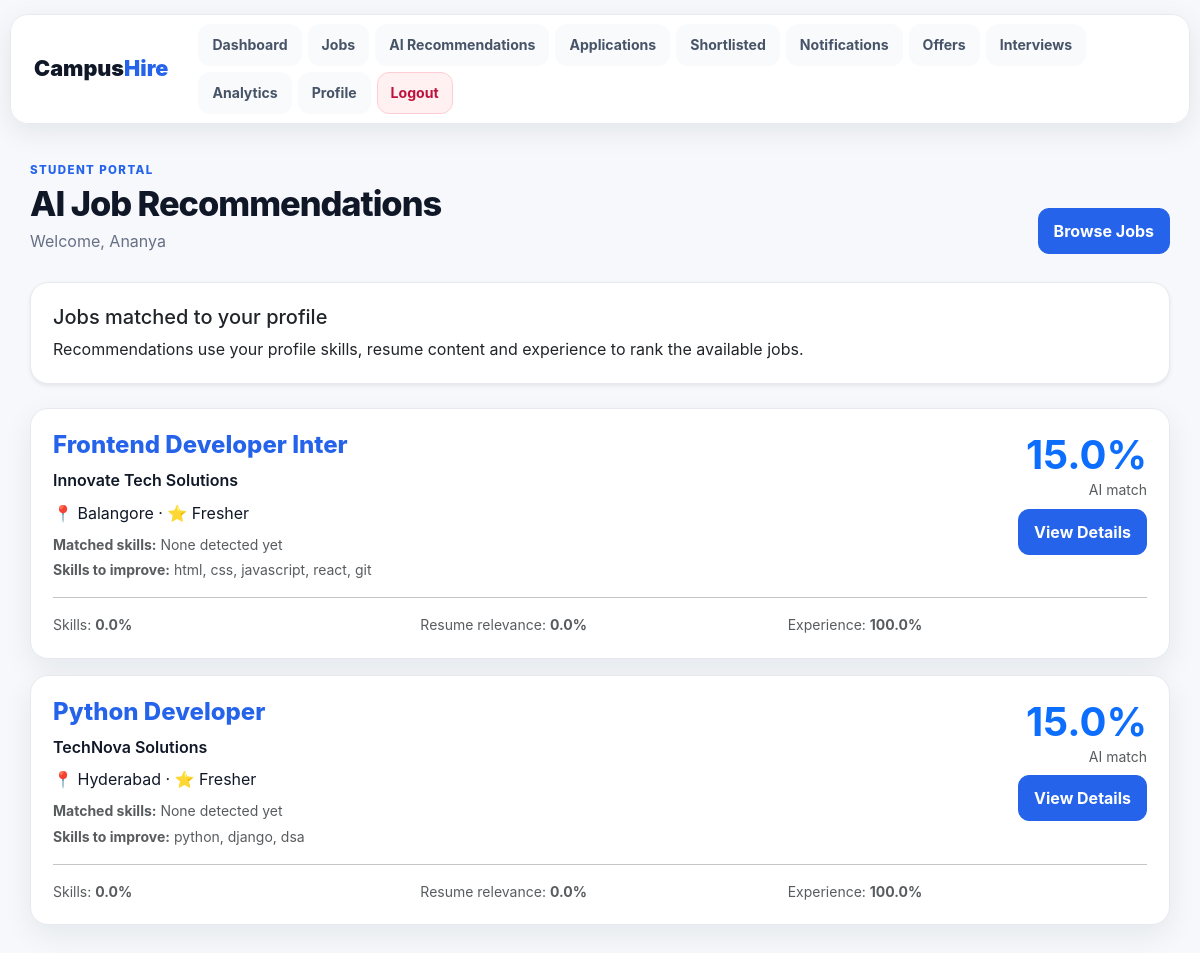
/candidate/ai-recommendations/ (signed in), run on the app's committed database.
### recruiter/models.py (models this page shows, shortened)
class Job(models.Model):
    JOB_TYPES = [
        ("Full-Time", "Full-Time"),
        ("Part-Time", "Part-Time"),
        ("Internship", "Internship"),
        ("Remote", "Remote"),
    ]
    recruiter = models.ForeignKey(
        settings.AUTH_USER_MODEL,
        on_delete=models.CASCADE,
        related_name="posted_jobs",
        null=True,
        blank=True,
    )
    title = models.CharField(max_length=200)
    company = models.CharField(max_length=200)
    location = models.CharField(max_length=100)
    salary = models.CharField(max_length=50)
    job_type = models.CharField(max_length=20, choices=JOB_TYPES)
    experience = models.CharField(max_length=50)
    skills = models.TextField()
    description = models.TextField()
    posted_date = models.DateTimeField(auto_now_add=True)

### candidate/ai_recommendation.py (the view)
# urls.py: path("ai-recommendations/", ai_recommendation.recommendations, name="candidate_ai_recommendations"),
@login_required
def recommendations(request):
    try:
        candidate = CandidateProfile.objects.get(user=request.user)
    except CandidateProfile.DoesNotExist:
        candidate = CandidateProfile.objects.create(user=request.user)
    applied_job_ids = JobApplication.objects.filter(candidate=candidate).values_list("job_id", flat=True)
    jobs = Job.objects.exclude(id__in=applied_job_ids).order_by("-posted_date")
    ranked = [_recommendation(candidate, job) for job in jobs]
    ranked.sort(key=lambda item: (-item["score"], -item["skill_score"], -item["job"].posted_date.timestamp()))
    return render(request, "candidate/ai_recommendations.html", {
        "recommendations": ranked[:20],
        "candidate": candidate,
    })

### candidate/ai_recommendation.py (called while the page is built, shortened)
def _tokens(value):
    return set(re.findall(r"[a-z0-9+#.]+", (value or "").lower()))

def _skill_list(value):
    if not value:
        return []
    return [s.strip().lower() for s in re.split(r"[,;|\n]", str(value)) if s.strip()]

def _normalise_skill(value):
    return re.sub(r"[^a-z0-9+#]", "", str(value).lower())

def _skill_match(candidate_skills, job_skills, resume_text=""):
    candidate_values = []
    for skill in candidate_skills:
        candidate_values.extend([_normalise_skill(skill), skill.lower()])
    resume_tokens = _tokens(resume_text)
    matched = []
    missing = []
    for required in _skill_list(job_skills):
        req_norm = _normalise_skill(required)
        req_words = _tokens(required)
        found = req_norm in candidate_values or required in candidate_values
        if not found and req_words:
            found = req_words.issubset(resume_tokens)
        if found:
            matched.append(required)
        else:
            missing.append(required)
    percentage = (len(matched) / len(matched + missing) * 100) if matched or missing else 0
    return matched, missing, round(percentage, 1)

def _text_similarity(left, right):
    left_tokens = _tokens(left)
    right_tokens = _tokens(right)
    if not left_tokens or not right_tokens:
        return 0.0

def _required_years(value):
    text = str(value or "").lower()
    numbers = [float(n) for n in re.findall(r"\d+(?:\.\d+)?", text)]
    return min(numbers) if numbers else 0.0

def _experience_score(candidate_years, required_years):
    candidate_years = float(candidate_years or 0)
    required_years = float(required_years or 0)
    if required_years <= 0:
        return 100.0
    if candidate_years >= required_years:
        return 100.0
    return round(max(0.0, candidate_years / required_years * 100), 1)

### candidate/templates/candidate/ai_recommendations.html (shortened to what this page needs)
{% extends 'candidate/base.html' %}
{% block page_title %}AI Job Recommendations{% endblock %}
{% block content %}
<div class="card shadow-sm mb-4">
    <div class="card-body">
        <h5 class="mb-2">Jobs matched to your profile</h5>
        <p class="text-muted-soft mb-0">Recommendations use your profile skills, resume content and experience to rank the available jobs.</p>
    </div>
</div>
{% if recommendations %}
    {% for item in recommendations %}
    <div class="job-card mb-3">
        <div class="d-flex justify-content-between align-items-start gap-3 flex-wrap">
            <div style="flex:1;">
                <h4 style="margin-bottom:4px; color:var(--primary);">{{ item.job.title }}</h4>
                <p style="margin:8px 0; font-weight:600;">{{ item.job.company }}</p>
                <p class="text-muted-soft mb-2">📍 {{ item.job.location }} · ⭐ {{ item.job.experience }}</p>
                <div class="small text-muted">
                    <strong>Matched skills:</strong>
                    {% if item.matched_skills %}{{ item.matched_skills|join:", " }}{% else %}None detected yet{% endif %}
                </div>
                {% if item.missing_skills %}
                <div class="small text-muted mt-1"><strong>Skills to improve:</strong> {{ item.missing_skills|join:", " }}</div>
                {% endif %}
            </div>
            <div class="text-end">
                <div class="display-6 fw-bold text-primary">{{ item.score }}%</div>
                <div class="small text-muted">AI match</div>
                <a href="{% url 'candidate_job_detail' item.job.id %}" class="btn btn-primary mt-2">View Details</a>
            </div>
        </div>
        <hr>
        <div class="row g-2 small text-muted">
            <div class="col-md-4">Skills: <strong>{{ item.skill_score }}%</strong></div>
            <div class="col-md-4">Resume relevance: <strong>{{ item.text_score }}%</strong></div>
            <div class="col-md-4">Experience: <strong>{{ item.experience_score }}%</strong></div>
        </div>
    </div>
    {% endfor %}
{% else %}
    <div class="card border-0" style="background:rgba(37,99,235,.05);padding:48px;text-align:center;">
        <h4 style="color:var(--muted);">No recommendations yet</h4>
        <p class="text-muted-soft mb-0">Add skills or upload a resume, then return here to get job recommendations.</p>
    </div>
{% endif %}
{% endblock %}

### candidate/templates/candidate/base.html (shortened to what this page needs)
{% load static %}
<!DOCTYPE html>
<html lang="en">
<head>
    <link href="https://cdn.jsdelivr.net/npm/bootstrap@5.3.3/dist/css/bootstrap.min.css" rel="stylesheet">
    <link rel="stylesheet" href="{% static 'style.css' %}">
</head>
<body>
<nav class="portal-nav">
    <a class="brand" href="{% url 'candidate_dashboard' %}">Campus<span>Hire</span></a>
    <div class="nav-pills">
        <a href="{% url 'candidate_dashboard' %}">Dashboard</a>
        <a href="{% url 'candidate_jobs' %}">Jobs</a>
        <a href="{% url 'candidate_ai_recommendations' %}">AI Recommendations</a>
        <a href="{% url 'applications' %}">Applications</a>
        <a href="{% url 'shortlisted' %}">Shortlisted</a>
        <a href="{% url 'notifications' %}">Notifications</a>
        <a href="{% url 'offers' %}">Offers</a>
        <a href="{% url 'interviews' %}">Interviews</a>
        <a href="{% url 'candidate_analytics' %}">Analytics</a>
        <a href="{% url 'candidate_profile' %}">Profile</a>
        <a class="nav-logout" href="{% url 'candidate_logout' %}">Logout</a>
    </div>
</nav>
<main class="portal-main">
    <div class="page-heading">
        <div>
            <div class="eyebrow">STUDENT PORTAL</div>
            <h1>{% block page_title %}Dashboard{% endblock %}</h1>
            <p>Welcome, {{ request.user.first_name|default:request.user.username }}</p>
        </div>
        <a class="btn btn-primary" href="{% url 'candidate_jobs' %}">Browse Jobs</a>
    </div>
    {% block content %}{% endblock %}
</main>
</body>
</html>

### static/style.css (style rules this page uses)
:root { --ink:#101828;--muted:#667085;--line:#e4e7ec;--page:#f6f8fb;--panel:#fff;--primary:#2563eb;--primary-dark:#1d4ed8;--green:#0f9f6e;--red:#dc3545;--amber:#d97706;--shadow:0 10px 30px rgba(16,24,40,.07) }
* { box-sizing:border-box }
body { margin:0;background:var(--page);color:var(--ink);font-family:Inter,-apple-system,BlinkMacSystemFont,"Segoe UI",sans-serif;line-height:1.55 }
.portal-nav { position:sticky;top:14px;z-index:50;max-width:1180px;margin:14px auto 0;padding:10px 12px;display:flex;align-items:center;justify-content:space-between;gap:18px;background:rgba(255,255,255,.94);border:1px solid var(--line);border-radius:18px;box-shadow:0 8px 28px rgba(16,24,40,.08);backdrop-filter:blur(12px) }
.brand { font-weight:900;font-size:1.35rem;text-decoration:none;color:var(--ink);padding:8px 12px }
.brand span { color:var(--primary) }
.nav-pills { display:flex;align-items:center;gap:6px;flex-wrap:wrap }
.nav-pills a { color:#475467;text-decoration:none;font-size:.88rem;font-weight:650;padding:9px 13px;border-radius:12px;transition:.2s }
.nav-pills .nav-logout { background:#fff1f2;color:#be123c }
.portal-main { max-width:1180px;margin:0 auto;padding:38px 20px 60px }
.page-heading { display:flex;justify-content:space-between;align-items:end;gap:20px;margin-bottom:28px }
.page-heading h1 { font-size:2.15rem;margin:4px 0 4px;font-weight:850;letter-spacing:-.03em }
.page-heading p { margin:0;color:var(--muted) }
.eyebrow { font-size:.72rem;font-weight:800;letter-spacing:.12em;color:var(--primary) }
.card,.portal-card { background:var(--panel);border:1px solid var(--line);border-radius:18px;box-shadow:var(--shadow) }
.card-body { padding:22px }
.btn { border-radius:11px;padding:10px 15px;font-weight:700 }
.btn-primary { background:var(--primary);border-color:var(--primary) }
.job-card { background:#fff;border:1px solid var(--line);border-radius:18px;padding:22px;box-shadow:var(--shadow);height:100%;transition:.2s }
.job-card h4 { margin-bottom:7px;font-weight:800 }
:root { --ink:#101828;--muted:#667085;--line:#e6eaf0;--primary:#2563eb;--primary-dark:#1d4ed8;--soft:#f5f8ff;--violet:#6d5dfc }
html { scroll-behavior:smooth }
.portal-nav { padding:9px 11px }
.nav-pills a { border:1px solid transparent;background:#f8fafc }
.nav-pills .nav-logout { border-color:#fecdd3 }
.card { overflow:hidden }

### data on the page
Job: job "Frontend Developer Inter", job.company "Innovate Tech Solutions", job.location "Balangore", job.experience "Fresher", missing_skills "html, css, javascript, react, git", score "15.0", skill_score "0.0", text_score "0.0", experience_score "100.0"
Job: job "Python Developer", job.company "TechNova Solutions", job.location "Hyderabad", job.experience "Fresher", missing_skills "python, django, dsa", score "15.0", skill_score "0.0", text_score "0.0", experience_score "100.0"

### other printed values
{{ request.user.first_name|default:request.user.username }} "Ananya"
